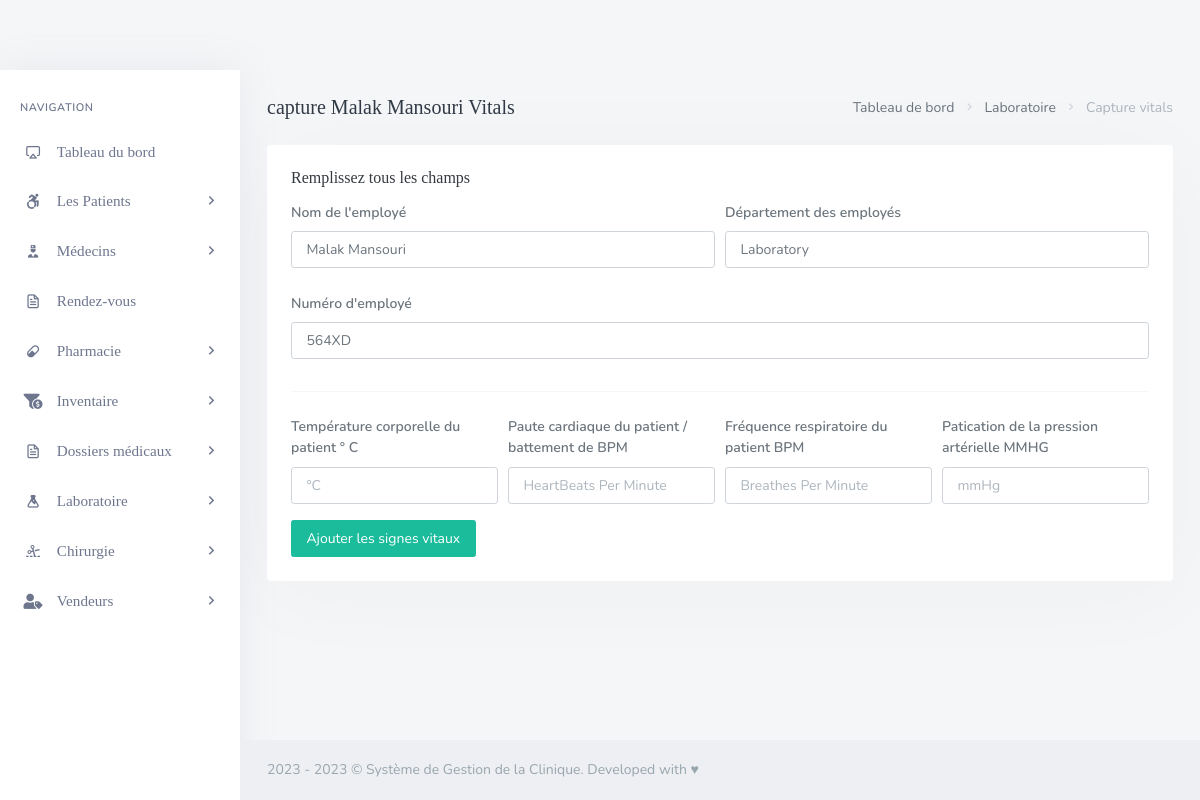
The page /backend/admin/his_admin_add_single_employee_vitals.php?doc_number=564XD on the database its author committed.
### tables this page shows
CREATE TABLE `his_docs` (
  `doc_id` int(20) NOT NULL,
  `doc_fname` varchar(200) DEFAULT NULL,
  `doc_lname` varchar(200) DEFAULT NULL,
  `doc_email` varchar(200) DEFAULT NULL,
  `doc_pwd` varchar(200) DEFAULT NULL,
  `doc_dept` varchar(200) DEFAULT NULL,
  `doc_number` varchar(200) DEFAULT NULL,
  `doc_dpic` varchar(200) DEFAULT NULL,
  `doc_image` varchar(255) DEFAULT NULL
);

### backend/admin/his_admin_add_single_employee_vitals.php (the view, shortened to what this page needs)
<?php
	include('assets/inc/config.php');
?>
<!DOCTYPE html>
<html lang="en">
    <?php include('assets/inc/head.php');?>
    <body>
        <div id="wrapper">
            <?php include("assets/inc/sidebar.php");?>
            <?php
                $doc_number = $_GET['doc_number'];
                $ret = "SELECT  * FROM his_docs WHERE doc_number=?";
                $stmt= $mysqli->prepare($ret) ;
                $stmt->bind_param('s',$doc_number);
                $stmt->execute() ;
                $res=$stmt->get_result();
                while($row=$res->fetch_object())
                {
            ?>
                <div class="content-page">
                    <div class="content">
                        <div class="container-fluid">
                            <div class="row">
                                <div class="col-12">
                                    <div class="page-title-box">
                                        <div class="page-title-right">
                                            <ol class="breadcrumb m-0">
                                                <li class="breadcrumb-item"><a href="his_admin_dashboard.php">Tableau de bord</a></li>
                                                <li class="breadcrumb-item"><a href="javascript: void(0);">Laboratoire</a></li>
                                                <li class="breadcrumb-item active">Capture vitals</li>
                                            </ol>
                                        </div>
                                        <h4 class="page-title">capture <?php echo $row->doc_fname;?> <?php echo $row->doc_lname;?> Vitals</h4>
                                    </div>
                                </div>
                            </div>
                            <div class="row">
                                <div class="col-12">
                                    <div class="card">
                                        <div class="card-body">
                                            <h4 class="header-title">Remplissez tous les champs</h4>
                                            <form method="post">
                                                <div class="form-row">
                                                    <div class="form-group col-md-6">
                                                        <label for="inputEmail4" class="col-form-label">Nom de l'employé</label>
                                                        <input type="text" required="required" readonly name="" value="<?php echo $row->doc_fname;?> <?php echo $row->doc_lname;?>" class="form-control" id="inputEmail4" placeholder="Patient's First Name">
                                                    </div>
                                                    <div class="form-group col-md-6">
                                                        <label for="inputPassword4" class="col-form-label">Département des employés</label>
                                                        <input required="required" type="text" readonly name="" value="<?php echo $row->doc_dept;?>" class="form-control"  id="inputPassword4" placeholder="Patient`s Last Name">
                                                    </div>
                                                </div>
                                                <div class="form-row">
                                                    <div class="form-group col-md-12">
                                                        <label for="inputEmail4" class="col-form-label">Numéro d'employé</label>
                                                        <input type="text" required="required" readonly name="vit_pat_number" value="<?php echo $row->doc_number;?>" class="form-control" id="inputEmail4" placeholder="DD/MM/YYYY">
                                                    </div>
                                                </div>
                                                <hr>
                                                <div class="form-row">
                                                    <div class="form-group col-md-3">
                                                        <label for="inputEmail4" class="col-form-label">Température corporelle du patient ° C</label>
                                                        <input type="text" required="required"  name="vit_bodytemp"class="form-control" id="inputEmail4" placeholder="°C">
                                                    </div>
                                                    <div class="form-group col-md-3">
                                                        <label for="inputPassword4" class="col-form-label">Paute cardiaque du patient / battement de BPM</label>
                                                        <input required="required" type="text"  name="vit_heartpulse"  class="form-control"  id="inputPassword4" placeholder="HeartBeats Per Minute ">
                                                    </div>
                                                    <div class="form-group col-md-3">
                                                        <label for="inputPassword4" class="col-form-label">Fréquence respiratoire du patient BPM</label>
                                                        <input required="required" type="text"  name="vit_resprate"  class="form-control"  id="inputPassword4" placeholder="Breathes Per Minute">
                                                    </div>
                                                    <div class="form-group col-md-3">
                                                        <label for="inputPassword4" class="col-form-label">Patication de la pression artérielle MMHG</label>
                                                        <input required="required" type="text"  name="vit_bloodpress"  class="form-control"  id="inputPassword4" placeholder="mmHg">
                                                    </div>
                                                </div>
                                                <button type="submit" name="add_emp_vitals" class="ladda-button btn btn-success" data-style="expand-right">Ajouter les signes vitaux</button>
                                            </form>
                                        </div>
                                    </div>
                                </div>
                            </div>
                        </div>
                    </div>
                    <?php include('assets/inc/footer.php');?>
                </div>
            <?php }?>
        </div>
    </body>
</html>

### backend/admin/assets/inc/footer.php
<footer class="footer">
    <div class="container-fluid">
        <div class="row">
            <div class="col-md-12">
                2023 - <?php echo date('Y'); ?> &copy; Système de Gestion de la Clinique. Developed with ♥</a>
            </div>
        </div>
    </div>
</footer>

### rows shown on the page
his_docs: doc_fname "Malak", doc_lname "Mansouri", doc_fname+doc_lname "Malak Mansouri", doc_dept "Laboratory", vit_pat_number "564XD"
